Frame 1 (no input): blank canvas, image omitted
Frame 60 (no input): blank canvas, image omitted
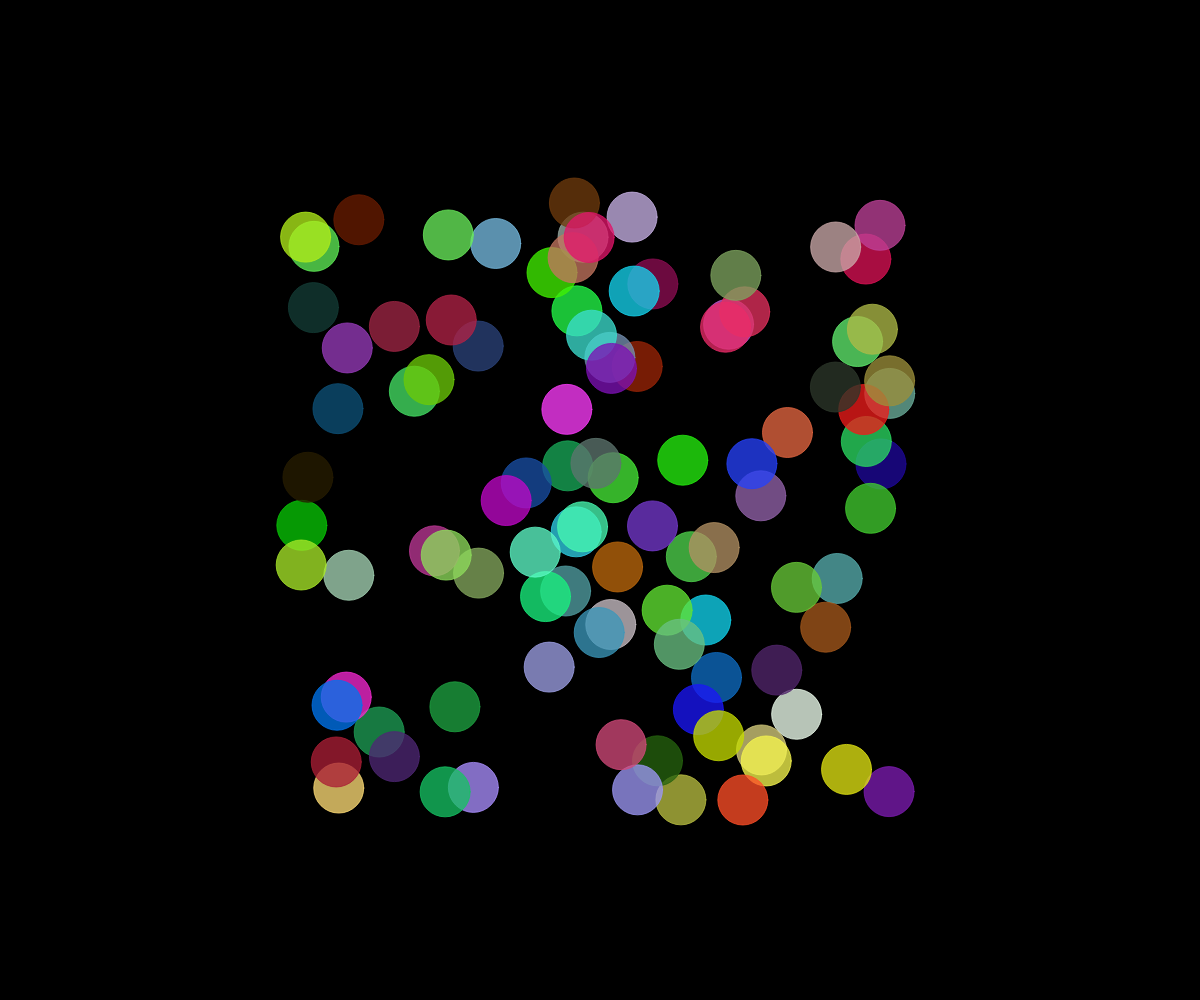
Frame 120 (the mouse pressed at the canvas centre since frame 60)

The p5.js sketch whose frames 1 and 60 were blank and that drew this single picture after the mouse press (run headless with seeded random() and noise() and a simulated clock; from frame 60 on, the mouse is pressed at the canvas centre):

// p5.js sketch
// ── sketch.js
// Project Title
// Your Name
// Date
//
// Extra for Experts:
// - describe what you did to take this project "above and beyond"

class Particle {
  constructor(x, y) {
    this.x = x;
    this.y = y;
    this.dx = random(-5, 5);
    this.dy = random(-5, 5);
    this.r = random(255);
    this.g = random(255);
    this.b = random(255);
    this.alpha = 255;
    this.color = color(this.r, this.g, this.b, this.alpha);
    this.diameter = 50;
  }

  move() {
    this.x += this.dx;
    this.y += this.dy;
    this.alpha --;
  }

  display() {
    fill(this.color);
    stroke(this.color);
    circle(this.x, this.y, this.diameter);
    this.color = color(this.r, this.g, this.b, this.alpha);
  }
}

let theFireworks = [];

function setup() {
  createCanvas(windowWidth, windowHeight);
}

function draw() {
  frameRate(120);
  background(0);
  for (let i = 0; i < theFireworks.length; i++){
    theFireworks[i].move();
    theFireworks[i].display();
  }
}
function mousePressed() {
  for (let i = 0; i < 100; i++) {
    let someParticles = new Particle(mouseX, mouseY);
    theFireworks.push(someParticles);
  }
}
